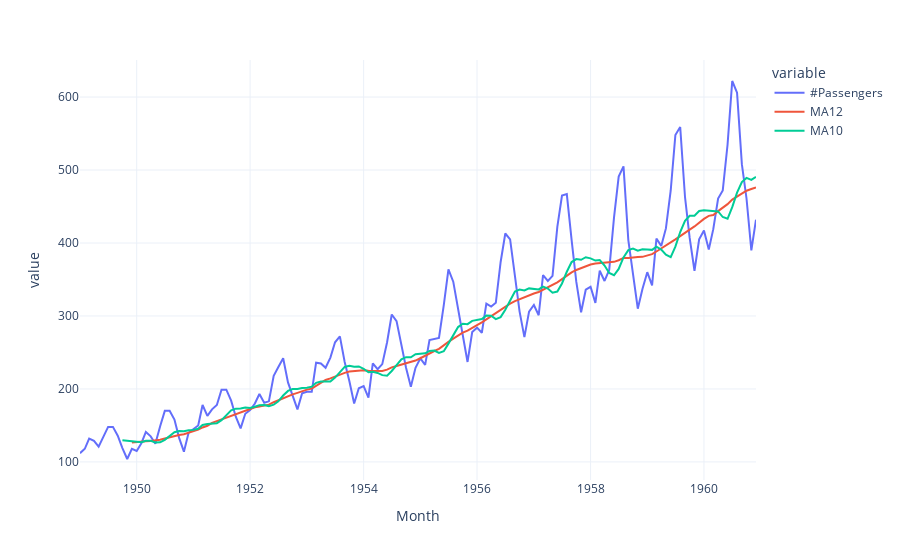

Notebook code for this chart:
### Code cell
# create 12 month moving average
data['MA12'] = data['#Passengers'].rolling(12).mean()
data['MA10'] = data['#Passengers'].rolling(10).mean()

# plot the data and MA
import plotly.express as px
fig = px.line(data, x="Month", y=["#Passengers", "MA12","MA10"], template = 'plotly_white')
fig.show()

### Figure 1 — Plotly figure (JSON) as saved in the notebook; plotly's stock layout.template omitted (floating-point values rounded to 4 significant figures; data arrays with more than 128 entries replaced by an {"elided": "..."} marker saying what was removed)
{"data": [{"hovertemplate": "variable=#Passengers<br>Month=%{x}<br>value=%{y}<extra></extra>", "legendgroup": "#Passengers", "line": {"color": "#636efa", "dash": "solid"}, "marker": {"symbol": "circle"}, "mode": "lines", "name": "#Passengers", "orientation": "v", "showlegend": true, "type": "scatter", "x": {"elided": "144 str values"}, "xaxis": "x", "y": {"elided": "144 int values"}, "yaxis": "y"}, {"hovertemplate": "variable=MA12<br>Month=%{x}<br>value=%{y}<extra></extra>", "legendgroup": "MA12", "line": {"color": "#EF553B", "dash": "solid"}, "marker": {"symbol": "circle"}, "mode": "lines", "name": "MA12", "orientation": "v", "showlegend": true, "type": "scatter", "x": {"elided": "144 str values"}, "xaxis": "x", "y": {"elided": "144 float values"}, "yaxis": "y"}, {"hovertemplate": "variable=MA10<br>Month=%{x}<br>value=%{y}<extra></extra>", "legendgroup": "MA10", "line": {"color": "#00cc96", "dash": "solid"}, "marker": {"symbol": "circle"}, "mode": "lines", "name": "MA10", "orientation": "v", "showlegend": true, "type": "scatter", "x": {"elided": "144 str values"}, "xaxis": "x", "y": {"elided": "144 float values"}, "yaxis": "y"}], "layout": {"legend": {"title": {"text": "variable"}, "tracegroupgap": 0}, "margin": {"t": 60}, "xaxis": {"anchor": "y", "domain": [0, 1], "title": {"text": "Month"}}, "yaxis": {"anchor": "x", "domain": [0, 1], "title": {"text": "value"}}}}
